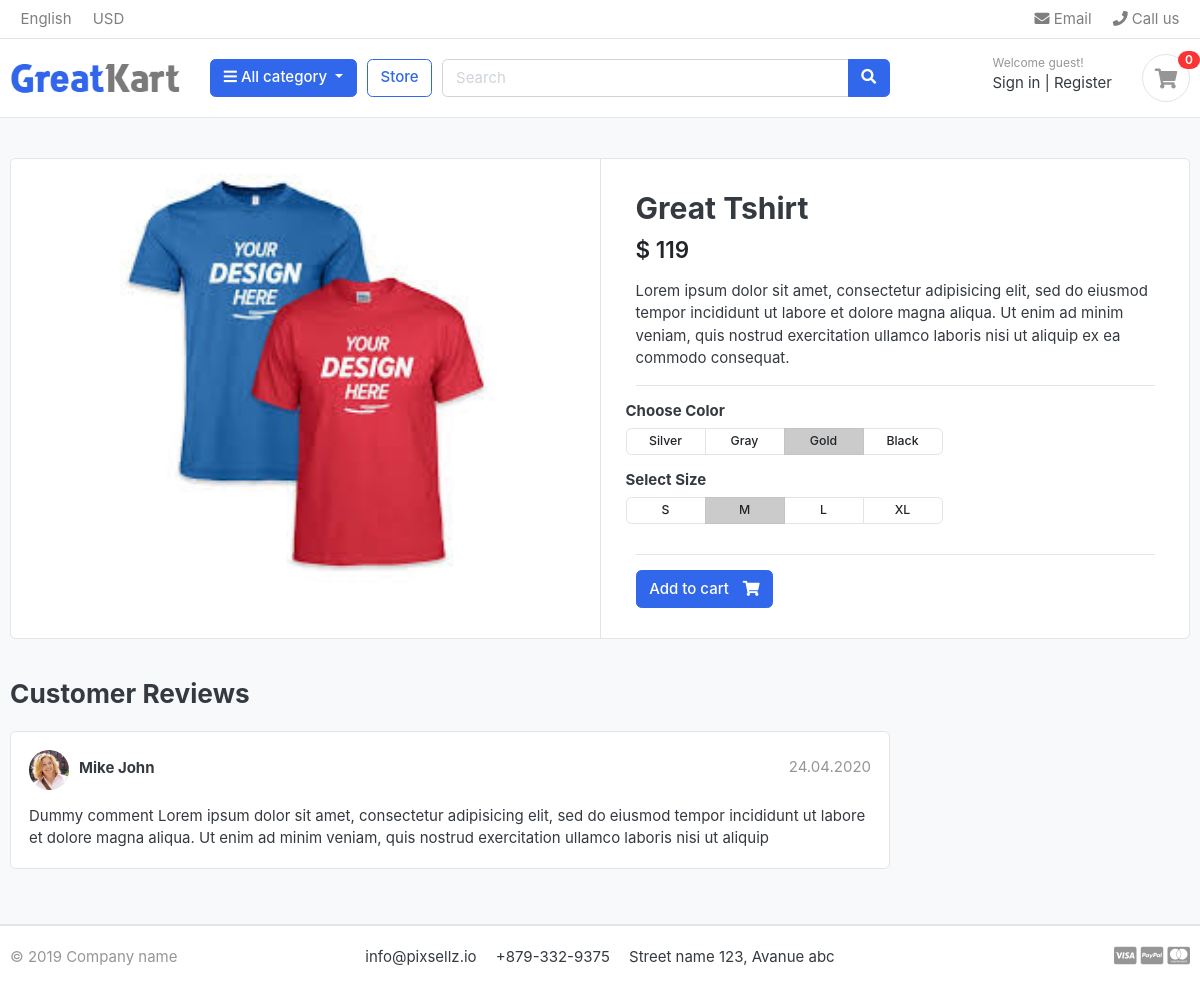
The app's page /store/t-shirt/great-tshirt/, older data.
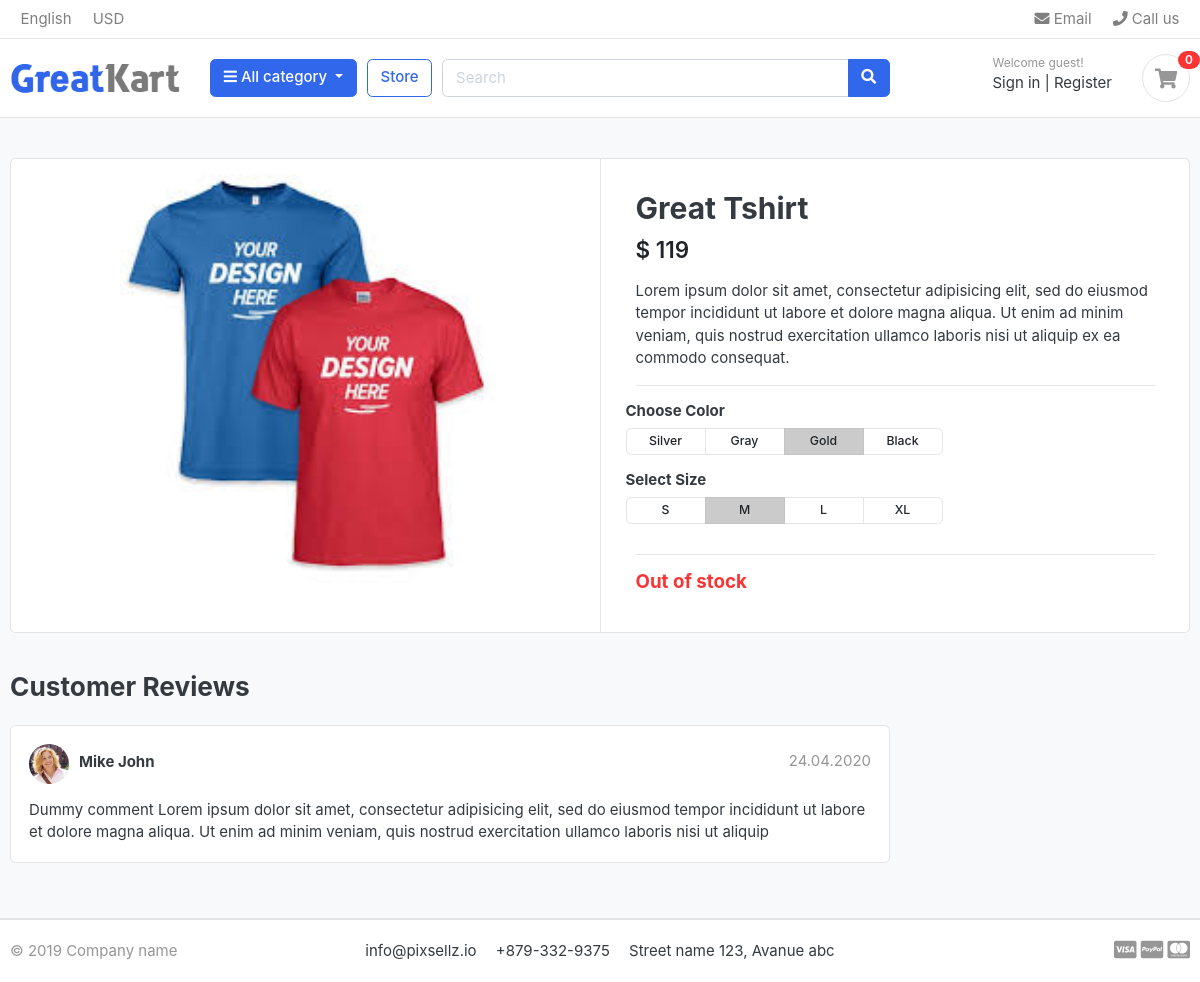
The same page, newer data.
### store/views.py (the view)
# urls.py: path('<slug:category_slug>/<slug:product_slug>/', views.product_detail, name='product_detail'),
def product_detail(request, category_slug, product_slug):
    try:
        single_product = Product.objects.get(category__slug=category_slug, slug=product_slug)
    except Exception as e:
        raise e
    context = {
        'single_product': single_product,
    }
    return render(request, 'store/product_detail.html', context)

### category/context_processors.py (called while the page is built)
def menu_links(request):
    links = Category.objects.all()
    return dict(links=links)

### category/models.py (called while the page is built)
    def get_url(self):
        return reverse('store:products_by_category', args=[self.slug])

### templates/store/product_detail.html
{% extends "base.html" %}
{% load static %}
{% block content %}
<section class="section-content padding-y bg">
    <div class="container">
    <div class="card">
        <div class="row no-gutters">
            <aside class="col-md-6">
    <article class="gallery-wrap">
        <div class="img-big-wrap">
           <a href="#"><img src="{{ single_product.images.url }}"></a>
        </div>
    </article>
            </aside>
            <main class="col-md-6 border-left">
    <article class="content-body">
    <h2 class="title">{{ single_product.product_name }}</h2>
    <div class="mb-3">
        <var class="price h4">$ {{ single_product.price }}</var>
    </div>
    <p>{{ single_product.description }}</p>
    <hr>
        <div class="row">
            <div class="item-option-select">
                <h6>Choose Color</h6>
                <div class="btn-group btn-group-sm btn-group-toggle" data-toggle="buttons">
                  <label class="btn btn-light">
                    <input type="radio" name="radio_color"> Silver
                  </label>
                  <label class="btn btn-light">
                    <input type="radio" name="radio_color" > Gray
                  </label>
                  <label class="btn btn-light active">
                    <input type="radio" name="radio_color checked"> Gold
                  </label>
                  <label class="btn btn-light">
                    <input type="radio" name="radio_color"> Black
                  </label>
                </div>
            </div>
        </div>
        <div class="row">
            <div class="item-option-select">
                <h6>Select Size</h6>
                <div class="btn-group btn-group-sm btn-group-toggle" data-toggle="buttons">
                  <label class="btn btn-light">
                    <input type="radio" name="radio_color"> S
                  </label>
                  <label class="btn btn-light active">
                    <input type="radio" name="radio_color" checked> M
                  </label>
                  <label class="btn btn-light">
                    <input type="radio" name="radio_color"> L
                  </label>
                  <label class="btn btn-light">
                    <input type="radio" name="radio_color"> XL
                  </label>
                </div>
            </div>
        </div>
        <hr>
        {% if single_product.stock <= 0 %}
          <h5 class='text-danger'>Out of stock</h5>
        {% else %}
          <a href="{% url 'add_cart' single_product.id %}" class="btn  btn-primary"> <span class="text">Add to cart</span> <i class="fas fa-shopping-cart"></i>  </a>
        {% endif %}
    </article>
            </main>
        </div>
    </div>
    <br>
    <div class="row">
                <div class="col-md-9">
        <header class="section-heading">
            <h3>Customer Reviews </h3>
        </header>
        <article class="box mb-3">
            <div class="icontext w-100">
                <img src="{% static './images/avatars/avatar1.jpg' %}" class="img-xs icon rounded-circle">
                <div class="text">
                    <span class="date text-muted float-md-right">24.04.2020 </span>
                    <h6 class="mb-1">Mike John </h6>
                </div>
            </div>
            <div class="mt-3">
                <p>
                    Dummy comment Lorem ipsum dolor sit amet, consectetur adipisicing elit, sed do eiusmod
                    tempor incididunt ut labore et dolore magna aliqua. Ut enim ad minim veniam,
                    quis nostrud exercitation ullamco laboris nisi ut aliquip
                </p>
            </div>
        </article>
        </div>
    </div>
    </div>
    </section>
{% endblock content %}

Row changes from the older to the newer data that the page shows:
changed Product "Great Tshirt": stock 500 → 0 (drawn)
Text that changed along with them:
text no longer shown: "Add to cart"
text now shown: "Out of stock"
